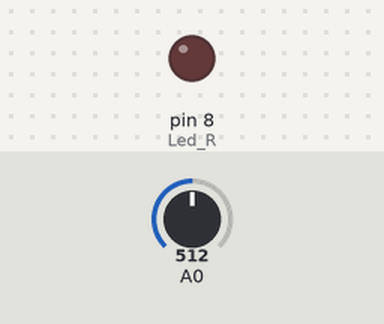
Bench run of a sketch on a simulated Arduino Uno, built with avr-gcc and run on an emulated ATmega328P. Shown: output pins drawn as LEDs (lit = HIGH). Inputs (shaded band) come from the test bench; at power-on: A0 = 512. What the sketch prints to the serial monitor is not drawn.

Above: at 1.8 s.
1.9 s: A0 set to 684
3.4 s: A0 set to 709
At 5.2 s:
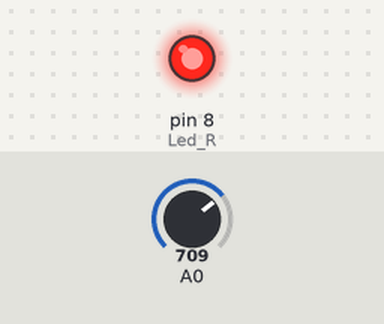
5.5 s: A0 set to 511
At 6.8 s:
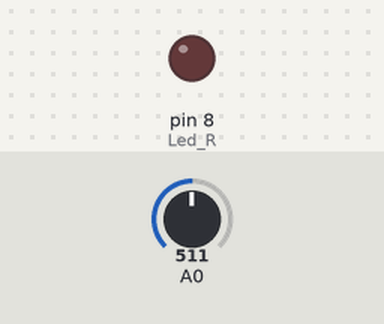
7.5 s: A0 set to 716
At 8.4 s:
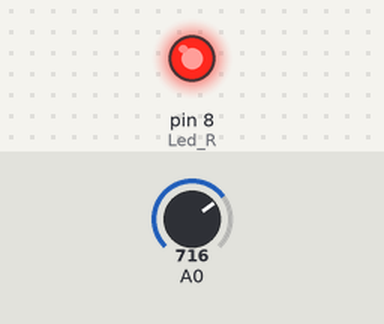
Timing chart, 0 to 10.5 s (numbered marks = the images above; inputs shaded):
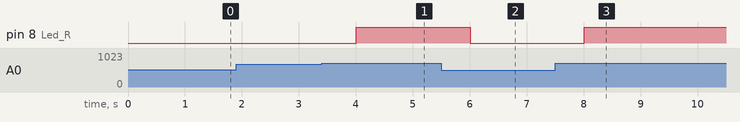

Measured:
- the behaviour switches between 691 and 692 on A0 (found by bisection; images 0 and 1)
- after the input at 1.9 s, every drawn part: stays the same
- after the input at 3.4 s, pin 8 (Led_R): LOW → HIGH after 0.60 s
- after the input at 5.5 s, pin 8 (Led_R): HIGH → LOW after 0.51 s
- after the input at 7.5 s, pin 8 (Led_R): LOW → HIGH after 0.51 s

The sketch:

11-3.ino
```cpp
#include <math.h>

int Led_R = 8;

 void setup(){
     pinMode(Led_R, OUTPUT);
     Serial.begin(9600);
 }

 void loop(){
 double Temp;
 double offset = -12.5;
 int val ;


    val = analogRead(A0);

    Temp = log(((10240000/val) - 10000));
    Temp = 1 / (0.001129148 + (0.000234125 * Temp)
    + (0.0000000876741*Temp*Temp*Temp));
    Temp = Temp - 273.15;
    Temp = Temp + offset ;


     Serial.print("온도 : ");
     Serial.print(Temp);
     Serial.println(" C  ");

     if(Temp > 30.0) digitalWrite(Led_R, 1);
     else digitalWrite(Led_R,0);
     delay(1000);

 }
```
